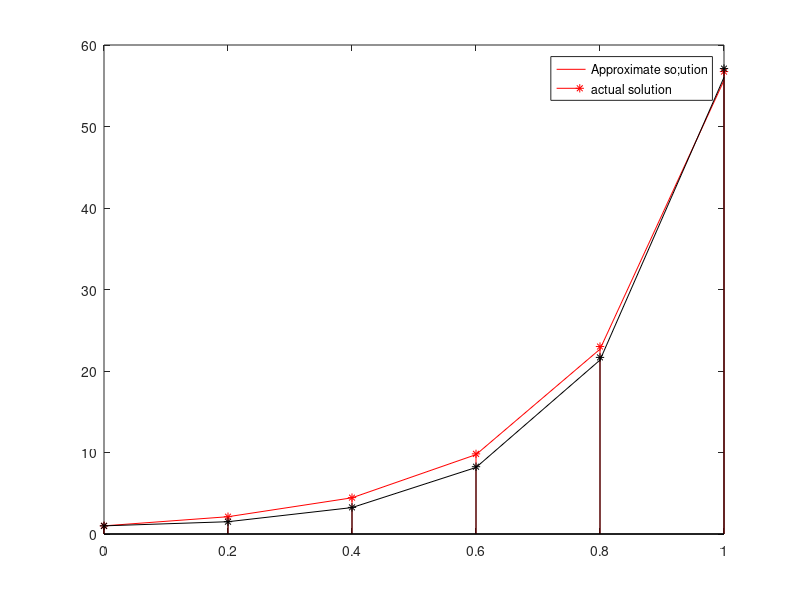

MATLAB code to generate this figure:
    % Use the RK method for the system to approximate the solution of the
    % following system of first order differential equations and compare
    % the result to the actual solution.
    %
    % u1' = 3*u1 + 2*u2 - (2*t^2 + 1)*exp(2*t),      0 <= t <= 1,  u1(0) = 1
    % u2' = 4*u1 + u2 + (t^2 + 2*t - 4)*exp(2*t),    0 <= t <= 1,  u2(0) = 1,  h = 0.2
    %
    % Actual solution:
    % u1(t) = (1/3)*exp(5*t) - (1/3)*exp(-t) + exp(2*t)
    % u2(t) = (1/3)*exp(5*t) + (2/3)*exp(-t) + t^2*exp(2*t)

    function rk2
    clc
    clf
    clear all
    a=0;
    b=1;
    alpha1=1;
    alpha2=1;
    h=0.2;
    n=(b-a)/h;
    x=linspace(a,b,n+1);
    u1(1)=alpha1;
    u2(1)=alpha2;
    for i=1:n
        k1=h*f1(x(i),u1(i),u2(i));
        p1=h*f2(x(i),u1(i),u2(i));
        k2=h*f1(x(i)+h/2,u1(i)+k1/2,u2(i)+p1/2);
        p2=h*f2(x(i)+h/2,u1(i)+k1/2,u2(i)+p1/2);
        k3=h*f1(x(i)+h/2,u1(i)+k2/2,u2(i)+p2/2);
        p3=h*f2(x(i)+h/2,u1(i)+k2/2,u2(i)+p2/2);
        k4=h*f1(x(i)+h,u1(i)+k3,u2(i)+p3);
        p4=h*f2(x(i)+h,u1(i)+k3,u2(i)+p3);
        u1(i+1)=u1(i)+(k1+2*k2+2*k3+k4)/6;
        u2(i+1)=u2(i)+(p1+2*p2+2*p3+p4)/6;
    end
    eu1=(1/3)*exp(5*x)-(1/3)*exp(-x)+exp(2*x);
    eu2=(1/3)*exp(5*x)+(2/3)*exp(-x)+(x.^2).*exp(2*x);
    plot(x,u1,'-r')
    hold on
    stem (x,eu1,'*r')
    hold on
    plot(x,u2,'-k')
    hold on
    stem(x,eu2,'*k')
    hold on
    legend('Approximate so;ution','actual solution')
    fprintf(' x u1 u2 eu1 eu2 \n');
    for i=1:n+1
        fprintf(' %11.5f %11.5f %11.5f %11.5f %11.5f\n',x(i),u1(i),u2(i),eu1(i),eu2(i));
    end
    function z1=f1(x,u1,u2)
    z1=3*u1+2*u2-(2*x^2+1)*exp(2*x);
    function z2=f2(x,u1,u2)
    z2=4*u1+u2+(x^2+2*x-4)*exp(2*x);
